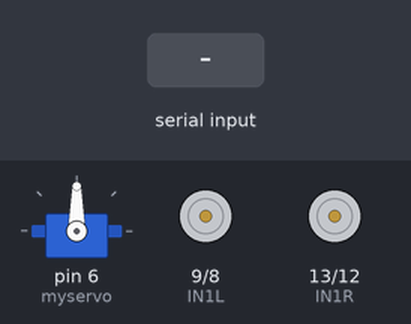
Bench run of a sketch on a simulated Arduino Uno, built with avr-gcc and run on an emulated ATmega328P. Parts: servo, motor-driver pin pairs drawn as motors (green arrow = first pin HIGH = forward, orange = second pin HIGH = backward, longer = more drive, scaled by the enable pin). Inputs (shaded band) come from the test bench.

Above: at 1.2 s.
1.3 s: "RIGHT\n" received over Serial
At 1.6 s:
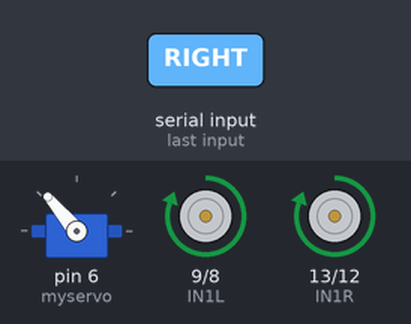
2.8 s: "LEFT\n" received over Serial
At 3.9 s:
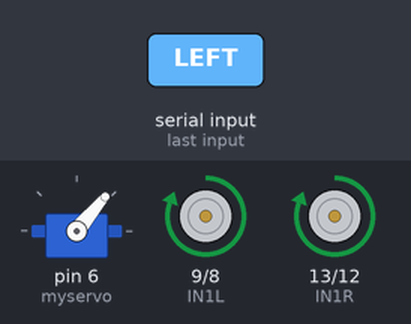
4.3 s: "Centered\n" received over Serial
At 5.2 s:
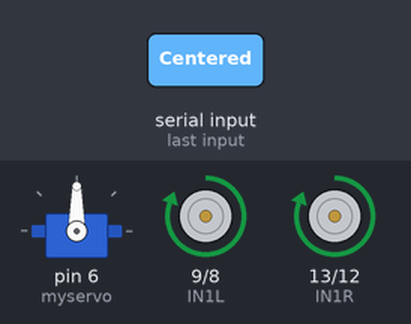
5.8 s: "stop\n" received over Serial
At 6.2 s:
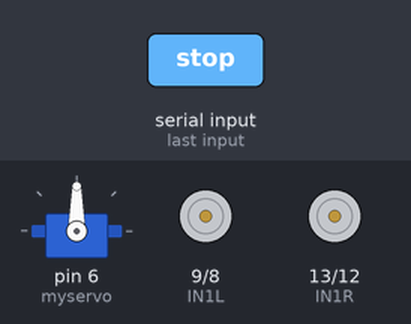
Timing chart, 0 to 8.3 s (numbered marks = the images above; inputs shaded):
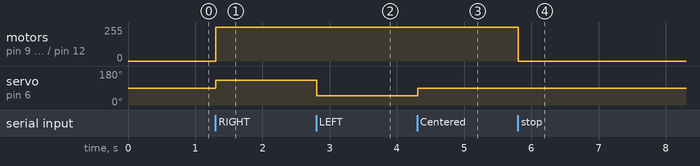

Measured:
- after the input at 1.3 s, motor on pin 9 (IN1L) / pin 8 (IN2L), motor on pin 13 (IN1R) / pin 12 (IN2R): stopped → forward 255/255 at once; servo on pin 6 (myservo): 90° → 130° at once
- after the input at 2.8 s, servo on pin 6 (myservo): 130° → 50° at once
- after the input at 4.3 s, servo on pin 6 (myservo): 50° → 90° at once
- after the input at 5.8 s, motor on pin 9 (IN1L) / pin 8 (IN2L), motor on pin 13 (IN1R) / pin 12 (IN2R): forward 255/255 → stopped at once

The sketch:

FutureEngineers.ino
```cpp
#include <Servo.h>
#include <NewPing.h>
#define trigpinL A2
#define echopinL A3
#define trigpinR A5
#define echopinR A4
#define trigpin A1
#define echopin A0
#define MaxDistanceL 200
#define MaxDistanceR 200
#define MaxDistanceF 200
NewPing sonarL(trigpinL, echopinL, MaxDistanceL);
NewPing sonarR(trigpinR, echopinR, MaxDistanceR);
NewPing sonarF(trigpin, echopin, MaxDistanceF);

int  leftdist;
int  rightdist;
int  fontdist;
Servo myservo;
String command;
int pos = 0;
unsigned long last_time = millis();


void setup() {
  Serial.begin(9600);
  myservo.attach(6);
//  motor(30,30);

  // put your setup code here, to run once:
}

void loop() {
//           leftdist = dataF();
//           rightdist = dataL();
//           fontdist = dataR();
//         Serial.print("fontdist");
//         Serial.print(fontdist);
//         Serial.print("leftdist");
//         Serial.print(leftdist);
//         Serial.print("rigtdist");
//         Serial.println(rightdist);
//         delay(50);
  if (Serial.available()){
    command = Serial.readStringUntil('\n');
    command.trim();

    if (command.equals("RIGHT")){
      myservo.write(130);
      motor(100, 100);
    }
   else if (command.equals("LEFT")){
      myservo.write(50);
      motor(100, 100);
    }
    else if (command.equals("Centered")){
      myservo.write(90);
      motor(100, 100);
    }
    else if (command.equals("stop")){
      myservo.write(90);
      motor(0, 0);
    }
    else if (command.equals("Nothing")){
           leftdist = dataL();
           rightdist = dataR();
           fontdist = dataF();
         if(rightdist > 1 && rightdist < 50){
            myservo.write(60);
            motor(100, 100);
            }
         else if(leftdist > 1 && leftdist < 50){
              myservo.write(120);
              motor(100, 100);
              }
         else if(fontdist > 1 && fontdist < 70){

              if (leftdist > rightdist || leftdist == 0){
                myservo.write(50);
                motor(100, 100);
                }
             else if (leftdist < rightdist || rightdist == 0){
                myservo.write(130);
                motor(100, 100);
                }
                else {
                myservo.write(90);
                motor(100, 100);
                }
         }
     }

  }

  // put your main code here, to run repeatedly:
}
void rightTurn(){
      for (pos = 50; pos <= 130; pos += 1) {
        myservo.write(pos);
        delay(15);
        }
}
void leftTurn(){
      for (pos = 130; pos >= 50; pos -= 1) {
        myservo.write(pos);
        delay(15);
        }
}

long dataL() {
  unsigned int uS = sonarL.ping();
  return uS / US_ROUNDTRIP_CM;
}
long dataR() {
  unsigned int uS = sonarR.ping();
  return uS / US_ROUNDTRIP_CM;
}
long dataF() {
  unsigned int uS = sonarF.ping();
  return uS / US_ROUNDTRIP_CM;
}
```

motor.ino
```cpp
#define PWMR 11
#define IN1R 13
#define IN2R 12

#define PWML 10
#define IN1L 9
#define IN2L 8

void motor(int spl,int spr)
{
  int sl = 0;
  int sr = 0;
  sl = (spl*255)/100;
  sr = (spr*255)/100;
  pinMode(PWML,OUTPUT);
  pinMode(IN1L,OUTPUT);
  pinMode(IN2L,OUTPUT);

  pinMode(PWMR,OUTPUT);
  pinMode(IN1R,OUTPUT);
  pinMode(IN2R,OUTPUT);
  if(sr>255)
  {
    sr = 255;
  }
  else if(sr<-255)
  {
    sr = -255;
  }
  if(sl>255)
  {
    sl = 255;
  }
  else if(sl<-255)
  {
    sl = -255;
  }
  if (sl>0)
  {
    digitalWrite(IN1L,HIGH);
    digitalWrite(IN2L,LOW);
    analogWrite(PWML,sl);
  }
  else if(sl<0)
  {
    digitalWrite(IN1L,LOW);
    digitalWrite(IN2L,HIGH);
    analogWrite(PWML,-sl);
  }
  else
  {
    digitalWrite(IN1L,LOW);
    digitalWrite(IN2L,LOW);
    analogWrite(PWML,255);
  }
  if(sr>0)
  {
    digitalWrite(IN1R,HIGH);
    digitalWrite(IN2R,LOW);
    analogWrite(PWMR,sr);
  }
  else if (sr<0)
  {
    digitalWrite(IN1R,LOW);
    digitalWrite(IN2R,HIGH);
    analogWrite(PWMR,-sr);
  }
  else
  {
    digitalWrite(IN1R,LOW);
    digitalWrite(IN2R,LOW);
    analogWrite(PWMR,255);
  }
}
```
